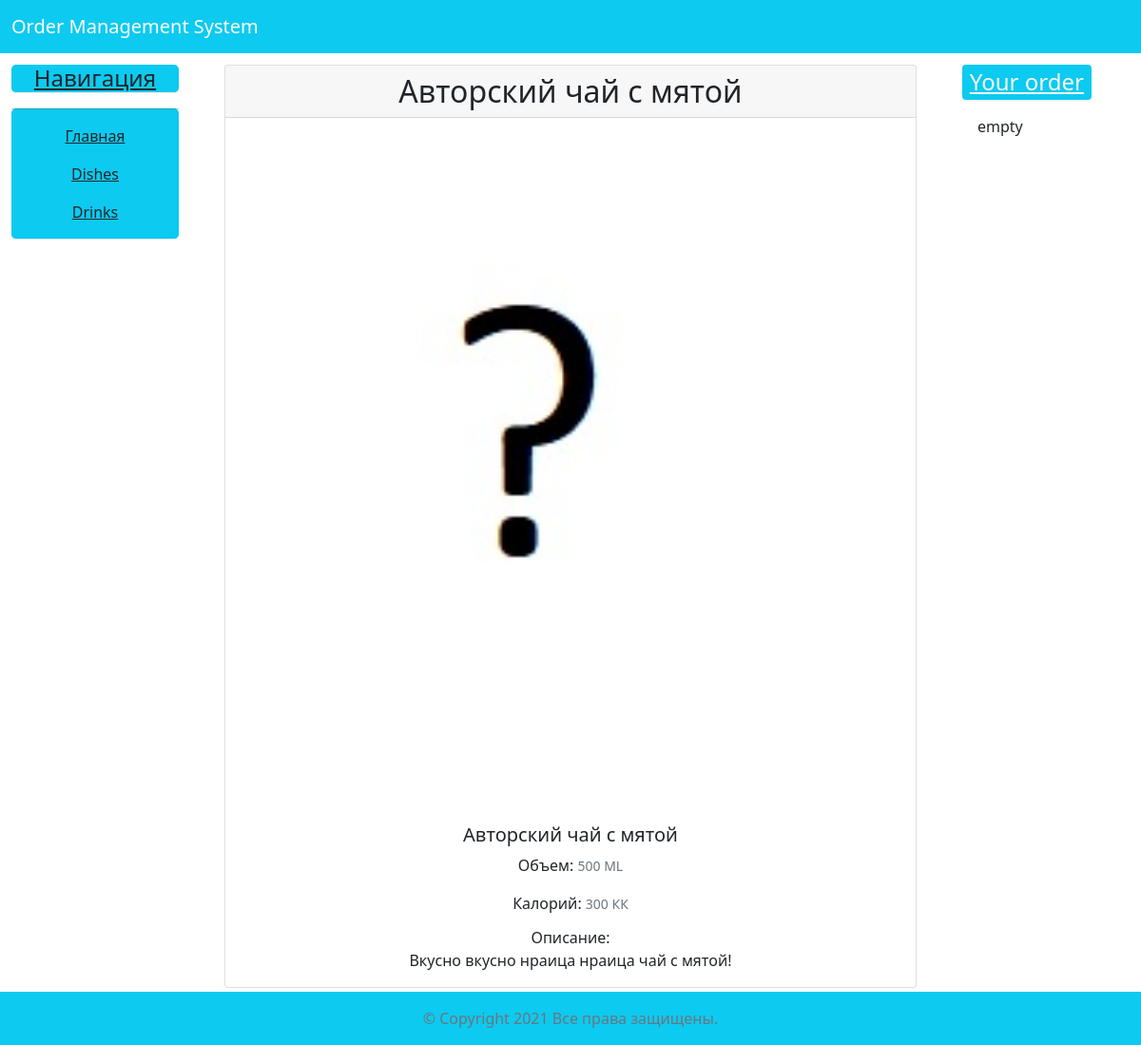
The app's page /product/3 with its own data.
### products/models.py (models this page shows, shortened)
class Product(models.Model):
    name = models.CharField(
        _('Name'), max_length=55,
        unique=True, blank=False
        )
    description = models.TextField(_('Description'), max_length=500)
    subcategory = models.ForeignKey(SubCategory, models.SET_NULL, null=True)
    volume = models.IntegerField(_('Volume'))
    measurement = models.CharField(choices=UNIT_OF_MEAUSEREMENT, max_length=25)
    calories = models.IntegerField(_('Calories'))
    image = models.ImageField(_('Image'), default='None.jpg')
    price = models.IntegerField(_('Price'))
    def get_category(self):
        return self.subcategory.category.name
    get_category.short_description = _('Category')
    class Meta:
        verbose_name = _('Product')
        verbose_name_plural = _('Products')
        ordering = ['-id', ]

### products/views.py (the view)
# urls.py: path('product/<int:pk>', ProductDetailView.as_view(), name='view_detail_product'),
class ProductDetailView(DetailView):
    model = Product

### templates/products/product_detail.html (shortened to what this page needs)
{% extends "base.html" %}
{% block content %}
<div class="container">
    <div class="card h-auto">
        <p class="card-header h2">{{product.name}}</p>
        <img src="{{product.image.url}}" class="card-img-top" alt="{{product.image}}">
        <div class="card-body">
        <h5 class="card-title">{{product.name}}</h5>
        <p class="card-text">Объем: <small class="text-muted">{{product.volume}} {{product.measurement}}</small></p>
        <p class="card-text">Калорий: <small class="text-muted">{{product.calories}} КК</small></p>
        <p class="card-subtitle">Описание:</p>
        <p class="card-text">{{product.description}}</p>
        </div>
    </div>
</div>
{% endblock %}

### records on screen
Product: name "Авторский чай с мятой", image (placeholder picture), volume "500", measurement "ML", calories "300", description "Вкусно вкусно нраица нраица чай с мятой!"
